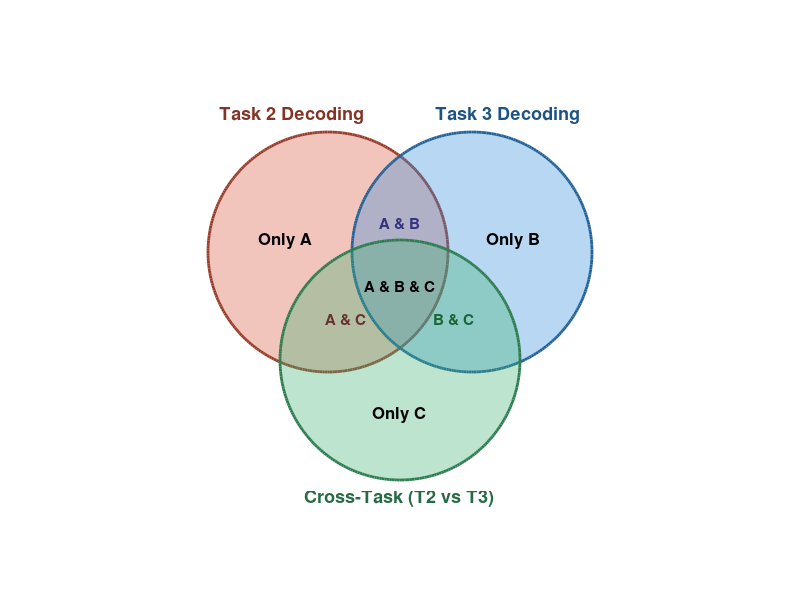

This chart was generated by the following MATLAB code:
% test_plot_venn_preview.m
% 测试 3-Circle Venn 图的几何排版与显示效果

clear; clc; close all;

% 1. 几何参数定义
R = 1.0;
cx = [-0.6, 0.6, 0];
cy = [0.4, 0.4, -0.5];

% 配色: 经典高雅学术配色 (淡红、淡蓝、淡绿)
colors = [
    0.85, 0.35, 0.25;  % Circle A: 珊瑚红
    0.20, 0.55, 0.85;  % Circle B: 天空蓝
    0.25, 0.70, 0.45   % Circle C: 翡翠绿
];

th = linspace(0, 2*pi, 300);

fig = figure('Color', 'w', 'Position', [100, 100, 700, 600]);
ax = axes('Position', [0.1, 0.1, 0.8, 0.8]);
hold on; axis equal; box off; axis off;

% 绘制三个填充圆
for i = 1:3
    x = cx(i) + R * cos(th);
    y = cy(i) + R * sin(th);
    fill(x, y, colors(i, :), 'FaceAlpha', 0.35, 'EdgeColor', colors(i, :) * 0.7, 'LineWidth', 2.0);
end

% 文字标签坐标测试
text(-0.95, 0.5, 'Only A', 'HorizontalAlignment', 'center', 'FontSize', 12, 'FontWeight', 'bold');
text(0.95, 0.5, 'Only B', 'HorizontalAlignment', 'center', 'FontSize', 12, 'FontWeight', 'bold');
text(0, -0.95, 'Only C', 'HorizontalAlignment', 'center', 'FontSize', 12, 'FontWeight', 'bold');

text(0, 0.65, 'A & B', 'HorizontalAlignment', 'center', 'FontSize', 11, 'FontWeight', 'bold', 'Color', [0.2, 0.2, 0.5]);
text(-0.45, -0.15, 'A & C', 'HorizontalAlignment', 'center', 'FontSize', 11, 'FontWeight', 'bold', 'Color', [0.4, 0.2, 0.2]);
text(0.45, -0.15, 'B & C', 'HorizontalAlignment', 'center', 'FontSize', 11, 'FontWeight', 'bold', 'Color', [0.1, 0.4, 0.2]);

text(0, 0.12, 'A & B & C', 'HorizontalAlignment', 'center', 'FontSize', 11, 'FontWeight', 'bold', 'Color', 'k');

% 集合标题
text(-0.9, 1.55, 'Task 2 Decoding', 'HorizontalAlignment', 'center', 'FontSize', 13, 'FontWeight', 'bold', 'Color', colors(1,:)*0.6);
text(0.9, 1.55, 'Task 3 Decoding', 'HorizontalAlignment', 'center', 'FontSize', 13, 'FontWeight', 'bold', 'Color', colors(2,:)*0.6);
text(0, -1.65, 'Cross-Task (T2 vs T3)', 'HorizontalAlignment', 'center', 'FontSize', 13, 'FontWeight', 'bold', 'Color', colors(3,:)*0.6);

xlim([-2.0, 2.0]);
ylim([-2.0, 2.0]);

test_dir = fileparts(mfilename('fullpath'));
png_out = fullfile(test_dir, 'test_venn.png');
exportgraphics(fig, png_out, 'Resolution', 300);
close(fig);
fprintf('Venn 几何测试图已导出: %s\n', png_out);
